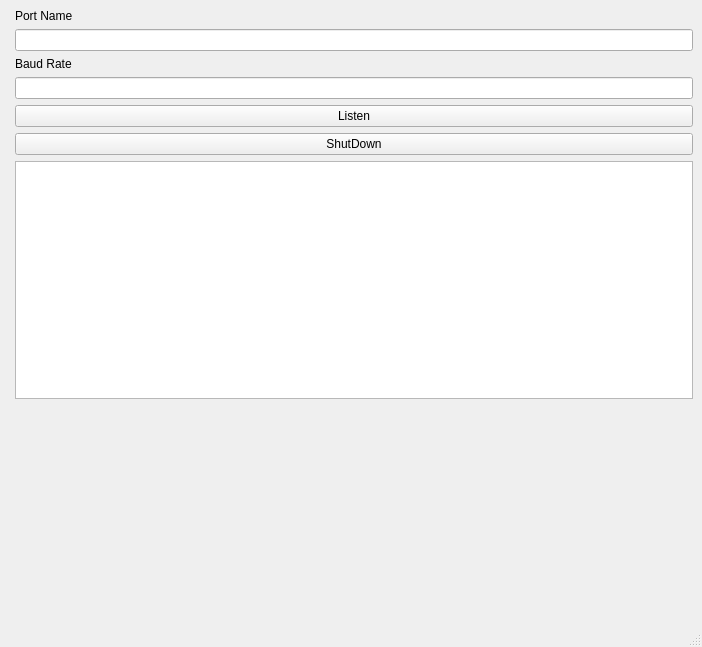
<?xml version="1.0" encoding="UTF-8"?>
<ui version="4.0">
 <class>MainWindow</class>
 <widget class="QMainWindow" name="MainWindow">
  <property name="geometry">
   <rect>
    <x>0</x>
    <y>0</y>
    <width>702</width>
    <height>647</height>
   </rect>
  </property>
  <property name="windowTitle">
   <string>MainWindow</string>
  </property>
  <widget class="QWidget" name="centralwidget">
   <layout class="QFormLayout" name="formLayout">
    <property name="fieldGrowthPolicy">
     <enum>QFormLayout::AllNonFixedFieldsGrow</enum>
    </property>
    <item row="0" column="1">
     <widget class="QLabel" name="label">
      <property name="text">
       <string>Port Name</string>
      </property>
     </widget>
    </item>
    <item row="1" column="1">
     <widget class="QLineEdit" name="portName"/>
    </item>
    <item row="3" column="1">
     <widget class="QLabel" name="label_2">
      <property name="text">
       <string>Baud Rate</string>
      </property>
     </widget>
    </item>
    <item row="6" column="1">
     <widget class="QLineEdit" name="baudRate"/>
    </item>
    <item row="7" column="1">
     <widget class="QPushButton" name="btnListen">
      <property name="text">
       <string>Listen</string>
      </property>
     </widget>
    </item>
    <item row="8" column="1">
     <widget class="QPushButton" name="btnShutdown">
      <property name="text">
       <string>ShutDown</string>
      </property>
     </widget>
    </item>
    <item row="9" column="1">
     <widget class="QListWidget" name="fieldDisplay"/>
    </item>
    <item row="10" column="1">
     <widget class="QwtPlot" name="qwtPlot">
      <property name="minimumSize">
       <size>
        <width>678</width>
        <height>211</height>
       </size>
      </property>
     </widget>
    </item>
   </layout>
  </widget>
  <widget class="QMenuBar" name="menubar">
   <property name="geometry">
    <rect>
     <x>0</x>
     <y>0</y>
     <width>702</width>
     <height>25</height>
    </rect>
   </property>
  </widget>
  <widget class="QStatusBar" name="statusbar"/>
 </widget>
 <customwidgets>
  <customwidget>
   <class>QwtPlot</class>
   <extends>QFrame</extends>
   <header>qwt_plot.h</header>
  </customwidget>
 </customwidgets>
 <resources/>
 <connections/>
</ui>
